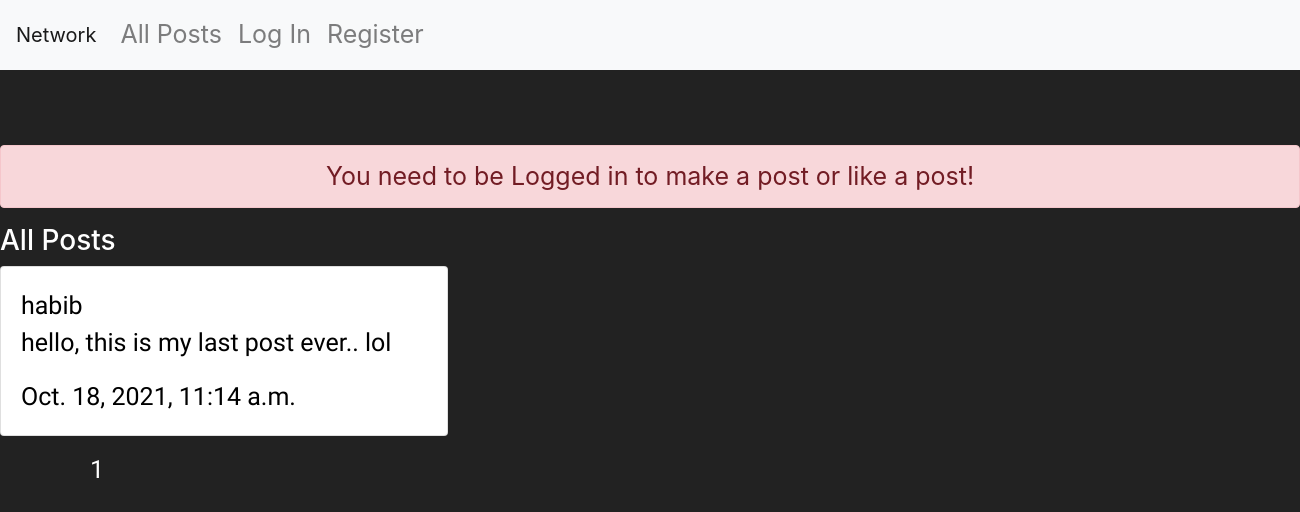
/, run on an earlier commit of the app's database.
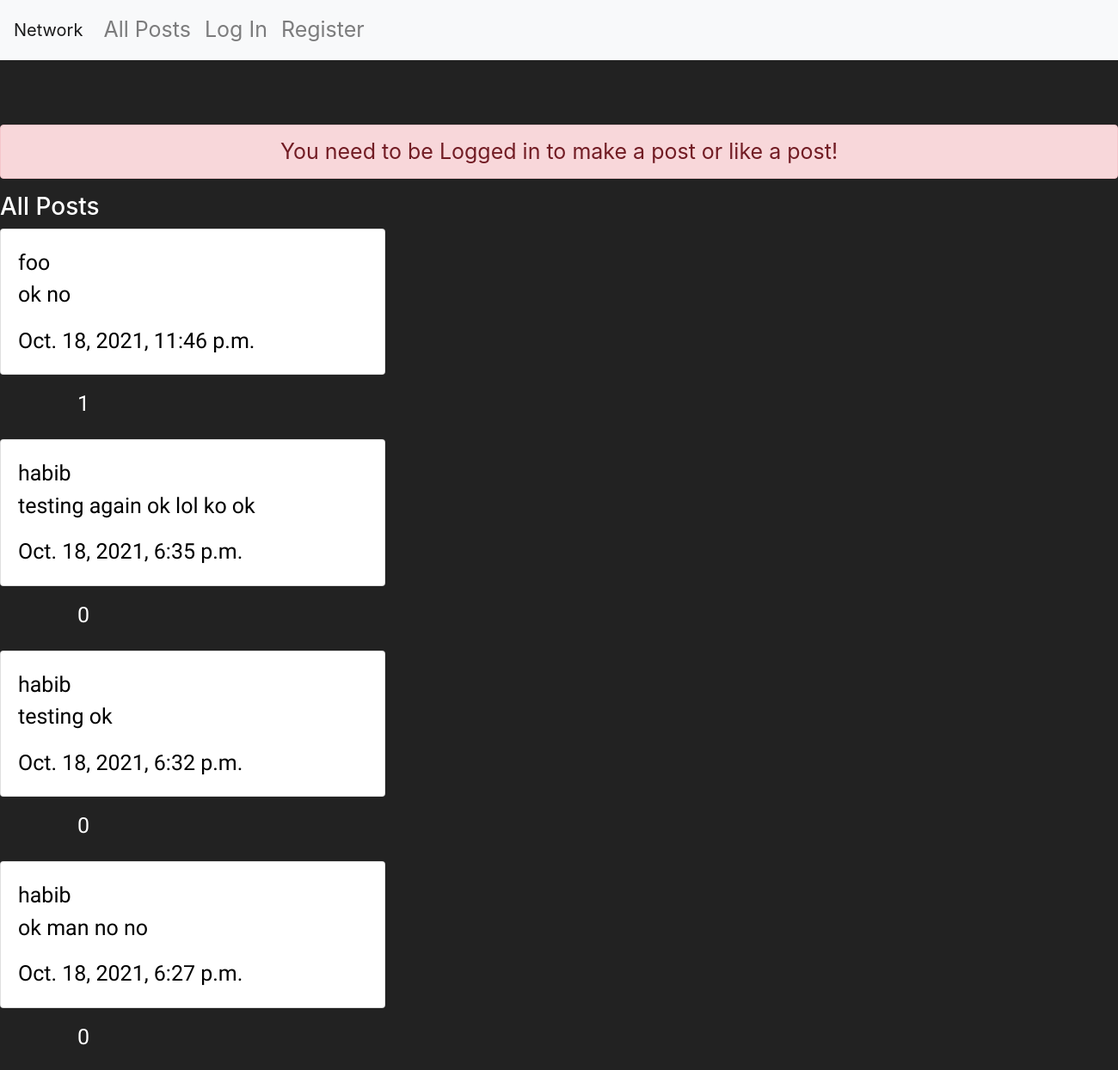
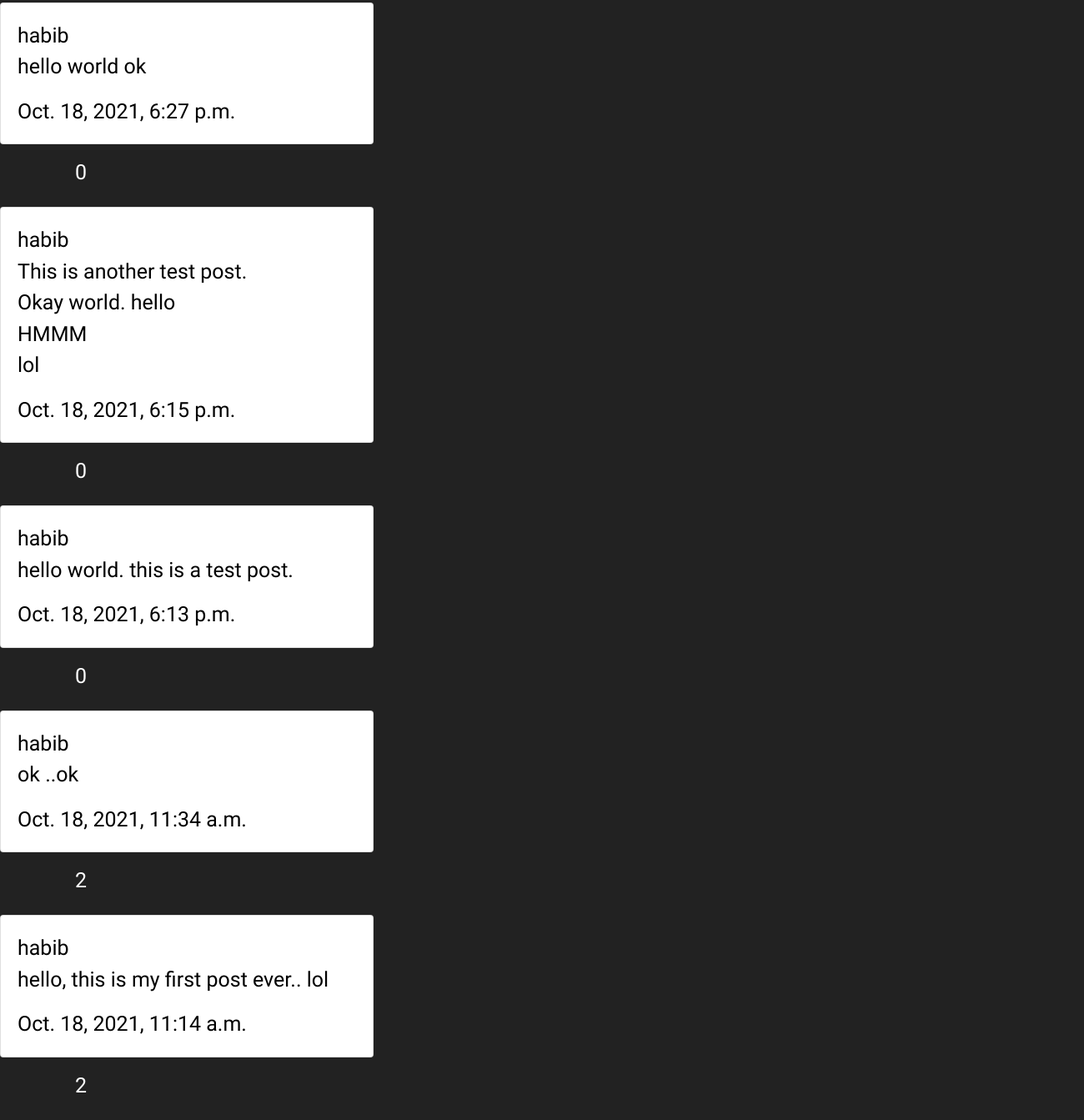
And on a later commit of the database (2 pictures, top to bottom).
### network/models.py (models this page shows, shortened)
class Post(models.Model):
    user = models.ForeignKey(User, on_delete=models.CASCADE)
    post = models.CharField(max_length=999)
    timestamp = models.DateTimeField(auto_now_add=True)
    def likes(self):
        return Like.objects.filter(post=self.id).count()

class User(AbstractUser):
    pass

### network/views.py (the view)
# urls.py: path("", views.index, name="index"),
def index(request):
    posts = Post.objects.order_by('-timestamp').all()
    return render(request, "network/index.html", {'posts': posts})

### network/templates/network/index.html (shortened to what this page needs)
{% extends "network/layout.html" %}
{% block style %}
{% load static %}
<link rel="stylesheet" href="https://maxcdn.bootstrapcdn.com/bootstrap/4.0.0/css/bootstrap.min.css"
>
{% endblock %}
{% block body %}
<div id="docbody">
  {% if user.is_authenticated %}
  <div id="make-post">
    <h3>Write a post</h3>
    <textarea spellcheck="false" id="post" placeholder="what are you thinking?" class="form-control"
      aria-label="With textarea"></textarea>
    <button id="post-it" type="button" class="btn btn-primary">Add Post</button>
  </div>
  {% else %}
  <br><br>
  <div style="text-align: center;" class="alert alert-danger" role="alert">
    You need to be Logged in to make a post or like a post!
  </div>
  {% endif %}
  <h3 id="heading">All Posts</h3>
  <div id="all-posts">
    {% for element in posts %}
    <div id='{{element.id}}Post'>
      <div class="card" style="width: 28rem;color: black;">
        <div class="card-body">
          {% if user.is_authenticated %}
          <a href="profile/{{element.user}}" class="card-title"> {{element.user}} </a>
          {% else %}
          <a class="card-title">{{element.user}}</a>
          {% endif %}
          <p id="{{element.id}}content" class="card-text">{{element.post}}</p>
          <div class="elemTimeStamp">{{element.timestamp}}</div>
        </div>
      </div>
      <div id="{{element.id}}numLikes" class="numLikes">{{element.likes}}</div>
    </div>
    <br>
    {% endfor %}
  </div>
</div>
{% endblock %}

### network/templates/network/layout.html (shortened to what this page needs)
{% load static %}
<!DOCTYPE html>
{% block style %}{% endblock %}
<html>
    <head>
        <link rel="stylesheet" href="https://stackpath.bootstrapcdn.com/bootstrap/4.4.1/css/bootstrap.min.css">
        <link href="{% static 'network/styles.css' %}" rel="stylesheet">
    </head>
    <body>
        <nav class="navbar navbar-expand-lg navbar-light bg-light">
            <a class="navbar-brand" href="{% url 'index' %}">Network</a>
            <div>
              <ul class="navbar-nav mr-auto">
                <li class="nav-item">
                  <a class="nav-link" href="{% url 'index' %}">All Posts</a>
                </li>
                {% if user.is_authenticated %}
                    <li class="nav-item">
                        <a id="following-posts" class="nav-link" href="{% url 'following' %}">Following</a>
                    </li>
                    <li class="nav-item">
                        <a class="nav-link" href="{% url 'logout' %}">Log Out</a>
                    </li>
                    <li class="nav-item">
                        <a class="nav-link" href="{% url 'auctions' %}">Auctions</a>
                    </li>
                    <li class="nav-item">
                        <a class="nav-link" href="{% url 'mail' %}">Mail</a>
                    </li>
                {% else %}
                    <li class="nav-item">
                        <a class="nav-link" href="{% url 'login' %}">Log In</a>
                    </li>
                    <li class="nav-item">
                        <a class="nav-link" href="{% url 'register' %}">Register</a>
                    </li>
                {% endif %}
              </ul>
            </div>
          </nav>
        <div class="body">
            {% block body %}
            {% endblock %}
        </div>
    </body>
</html>

### network/static/network/styles.css (style rules this page uses)
body { background:#222; color: white; font-size: 25px; }
* , button:focus, button::selection { outline: none; }
h3 { color: white; }
#all-posts { font-family: 'Raleway'; }
.numLikes { position: relative; left: 90px; top: 15px; }
.card-text { white-space: pre-wrap; }

What changed in the data, as far as the page shows it:
added Post: user "foo", post "ok no", timestamp "Oct. 18, 2021, 11:46 p.m.", likes "1"
added Post: user "habib", post "testing again ok lol ko ok", timestamp "Oct. 18, 2021, 6:35 p.m.", likes "0"
added Post: user "habib", post "testing ok", timestamp "Oct. 18, 2021, 6:32 p.m.", likes "0"
added Post: user "habib", post "ok man no no", timestamp "Oct. 18, 2021, 6:27 p.m.", likes "0"
added Post: user "habib", post "hello world ok", timestamp "Oct. 18, 2021, 6:27 p.m.", likes "0"
added Post: user "habib", post "This is another test post. Okay world. hello HMMM lol", timestamp "Oct. 18, 2021, 6:15 p.m.", likes "0"
added Post: user "habib", post "hello world. this is a test post.", timestamp "Oct. 18, 2021, 6:13 p.m.", likes "0"
added Post: user "habib", post "ok ..ok", timestamp "Oct. 18, 2021, 11:34 a.m.", likes "2"
changed Post: post "hello, this is my last post ever.. lol" → "hello, this is my first post ever.. lol"; likes "1" → "2"
